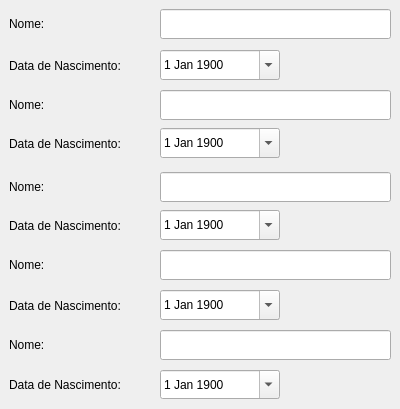
    <widget class="QWidget" name="tab_7">
     <attribute name="title">
      <string>Aniversarios</string>
     </attribute>
     <widget class="QLabel" name="label_69">
      <property name="geometry">
       <rect>
        <x>9</x>
        <y>9</y>
        <width>140</width>
        <height>29</height>
       </rect>
      </property>
      <property name="styleSheet">
       <string notr="true"/>
      </property>
      <property name="text">
       <string>Nome:</string>
      </property>
     </widget>
     <widget class="QLabel" name="label_70">
      <property name="geometry">
       <rect>
        <x>9</x>
        <y>90</y>
        <width>140</width>
        <height>29</height>
       </rect>
      </property>
      <property name="styleSheet">
       <string notr="true"/>
      </property>
      <property name="text">
       <string>Nome:</string>
      </property>
     </widget>
     <widget class="QLabel" name="label_72">
      <property name="geometry">
       <rect>
        <x>9</x>
        <y>172</y>
        <width>140</width>
        <height>29</height>
       </rect>
      </property>
      <property name="styleSheet">
       <string notr="true"/>
      </property>
      <property name="text">
       <string>Nome:</string>
      </property>
     </widget>
     <widget class="QLabel" name="label_73">
      <property name="geometry">
       <rect>
        <x>9</x>
        <y>250</y>
        <width>140</width>
        <height>29</height>
       </rect>
      </property>
      <property name="styleSheet">
       <string notr="true"/>
      </property>
      <property name="text">
       <string>Nome:</string>
      </property>
     </widget>
     <widget class="QLabel" name="label_74">
      <property name="geometry">
       <rect>
        <x>9</x>
        <y>330</y>
        <width>140</width>
        <height>29</height>
       </rect>
      </property>
      <property name="styleSheet">
       <string notr="true"/>
      </property>
      <property name="text">
       <string>Nome:</string>
      </property>
     </widget>
     <widget class="QLabel" name="label_75">
      <property name="geometry">
       <rect>
        <x>9</x>
        <y>128</y>
        <width>140</width>
        <height>31</height>
       </rect>
      </property>
      <property name="styleSheet">
       <string notr="true"/>
      </property>
      <property name="text">
       <string>Data de Nascimento:</string>
      </property>
     </widget>
     <widget class="QLabel" name="label_76">
      <property name="geometry">
       <rect>
        <x>9</x>
        <y>210</y>
        <width>140</width>
        <height>31</height>
       </rect>
      </property>
      <property name="styleSheet">
       <string notr="true"/>
      </property>
      <property name="text">
       <string>Data de Nascimento:</string>
      </property>
     </widget>
     <widget class="QLabel" name="label_77">
      <property name="geometry">
       <rect>
        <x>9</x>
        <y>290</y>
        <width>140</width>
        <height>31</height>
       </rect>
      </property>
      <property name="styleSheet">
       <string notr="true"/>
      </property>
      <property name="text">
       <string>Data de Nascimento:</string>
      </property>
     </widget>
     <widget class="QLabel" name="label_92">
      <property name="geometry">
       <rect>
        <x>9</x>
        <y>50</y>
        <width>140</width>
        <height>31</height>
       </rect>
      </property>
      <property name="styleSheet">
       <string notr="true"/>
      </property>
      <property name="text">
       <string>Data de Nascimento:</string>
      </property>
     </widget>
     <widget class="QLabel" name="label_93">
      <property name="geometry">
       <rect>
        <x>9</x>
        <y>370</y>
        <width>140</width>
        <height>30</height>
       </rect>
      </property>
      <property name="styleSheet">
       <string notr="true"/>
      </property>
      <property name="text">
       <string>Data de Nascimento:</string>
      </property>
     </widget>
     <widget class="QLineEdit" name="mnome1">
      <property name="geometry">
       <rect>
        <x>160</x>
        <y>9</y>
        <width>231</width>
        <height>30</height>
       </rect>
      </property>
      <property name="styleSheet">
       <string notr="true"/>
      </property>
     </widget>
     <widget class="QLineEdit" name="mnome2">
      <property name="geometry">
       <rect>
        <x>160</x>
        <y>90</y>
        <width>231</width>
        <height>30</height>
       </rect>
      </property>
      <property name="styleSheet">
       <string notr="true"/>
      </property>
     </widget>
     <widget class="QLineEdit" name="mnome3">
      <property name="geometry">
       <rect>
        <x>160</x>
        <y>172</y>
        <width>231</width>
        <height>30</height>
       </rect>
      </property>
      <property name="styleSheet">
       <string notr="true"/>
      </property>
     </widget>
     <widget class="QLineEdit" name="mnome4">
      <property name="geometry">
       <rect>
        <x>160</x>
        <y>250</y>
        <width>231</width>
        <height>30</height>
       </rect>
      </property>
      <property name="styleSheet">
       <string notr="true"/>
      </property>
     </widget>
     <widget class="QLineEdit" name="mnome5">
      <property name="geometry">
       <rect>
        <x>160</x>
        <y>330</y>
        <width>231</width>
        <height>30</height>
       </rect>
      </property>
      <property name="styleSheet">
       <string notr="true"/>
      </property>
     </widget>
     <widget class="QDateEdit" name="mdata_nas1">
      <property name="geometry">
       <rect>
        <x>160</x>
        <y>50</y>
        <width>120</width>
        <height>30</height>
       </rect>
      </property>
      <property name="styleSheet">
       <string notr="true"/>
      </property>
      <property name="calendarPopup">
       <bool>true</bool>
      </property>
      <property name="date">
       <date>
        <year>1900</year>
        <month>1</month>
        <day>1</day>
       </date>
      </property>
     </widget>
     <widget class="QDateEdit" name="mdata_nas2">
      <property name="geometry">
       <rect>
        <x>160</x>
        <y>128</y>
        <width>120</width>
        <height>30</height>
       </rect>
      </property>
      <property name="styleSheet">
       <string notr="true"/>
      </property>
      <property name="calendarPopup">
       <bool>true</bool>
      </property>
      <property name="date">
       <date>
        <year>1900</year>
        <month>1</month>
        <day>1</day>
       </date>
      </property>
     </widget>
     <widget class="QDateEdit" name="mdata_nas3">
      <property name="geometry">
       <rect>
        <x>160</x>
        <y>210</y>
        <width>120</width>
        <height>30</height>
       </rect>
      </property>
      <property name="styleSheet">
       <string notr="true"/>
      </property>
      <property name="calendarPopup">
       <bool>true</bool>
      </property>
      <property name="date">
       <date>
        <year>1900</year>
        <month>1</month>
        <day>1</day>
       </date>
      </property>
     </widget>
     <widget class="QDateEdit" name="mdata_nas4">
      <property name="geometry">
       <rect>
        <x>160</x>
        <y>290</y>
        <width>120</width>
        <height>30</height>
       </rect>
      </property>
      <property name="styleSheet">
       <string notr="true"/>
      </property>
      <property name="calendarPopup">
       <bool>true</bool>
      </property>
      <property name="date">
       <date>
        <year>1900</year>
        <month>1</month>
        <day>1</day>
       </date>
      </property>
     </widget>
     <widget class="QDateEdit" name="mdata_nas5">
      <property name="geometry">
       <rect>
        <x>160</x>
        <y>370</y>
        <width>120</width>
        <height>29</height>
       </rect>
      </property>
      <property name="styleSheet">
       <string notr="true"/>
      </property>
      <property name="calendarPopup">
       <bool>true</bool>
      </property>
      <property name="date">
       <date>
        <year>1900</year>
        <month>1</month>
        <day>1</day>
       </date>
      </property>
     </widget>
    </widget>
